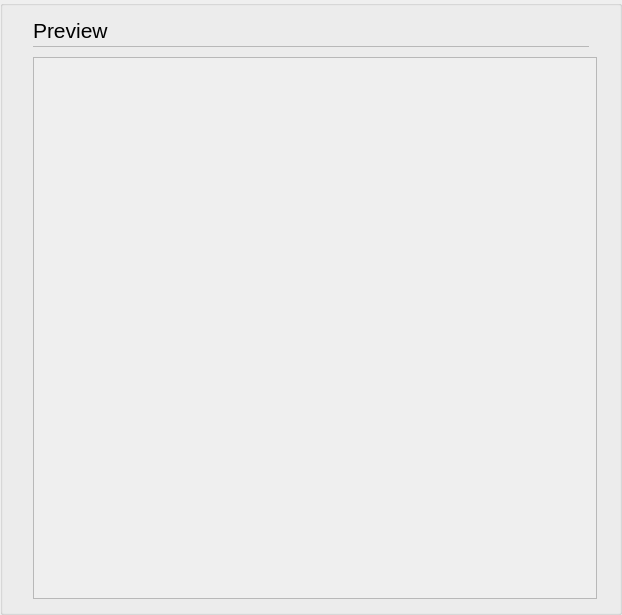
<?xml version="1.0" encoding="UTF-8"?>
<ui version="4.0">
 <class>C_SyvUpProgressLog</class>
 <widget class="QWidget" name="C_SyvUpProgressLog">
  <property name="geometry">
   <rect>
    <x>0</x>
    <y>0</y>
    <width>622</width>
    <height>615</height>
   </rect>
  </property>
  <property name="windowTitle">
   <string>Form</string>
  </property>
  <layout class="QVBoxLayout" name="verticalLayout">
   <property name="leftMargin">
    <number>0</number>
   </property>
   <property name="topMargin">
    <number>0</number>
   </property>
   <property name="rightMargin">
    <number>0</number>
   </property>
   <property name="bottomMargin">
    <number>0</number>
   </property>
   <item>
    <widget class="stw_opensyde_gui_elements::C_OgeGbx" name="pc_GroupBoxGeneral_2">
     <property name="title">
      <string/>
     </property>
     <layout class="QHBoxLayout" name="horizontalLayout_4">
      <property name="leftMargin">
       <number>30</number>
      </property>
      <property name="rightMargin">
       <number>22</number>
      </property>
      <property name="bottomMargin">
       <number>13</number>
      </property>
      <item>
       <layout class="QVBoxLayout" name="verticalLayout_3" stretch="0,0,0,1">
        <property name="spacing">
         <number>0</number>
        </property>
        <property name="sizeConstraint">
         <enum>QLayout::SetMinimumSize</enum>
        </property>
        <item>
         <layout class="QHBoxLayout" name="horizontalLayout_5" stretch="0,1">
          <property name="spacing">
           <number>6</number>
          </property>
          <item>
           <widget class="stw_opensyde_gui_elements::C_OgeLabHeadingGroupBold" name="pc_LabelPreview">
            <property name="minimumSize">
             <size>
              <width>0</width>
              <height>30</height>
             </size>
            </property>
            <property name="maximumSize">
             <size>
              <width>16777215</width>
              <height>30</height>
             </size>
            </property>
            <property name="font">
             <font>
              <family>Segoe UI</family>
              <pointsize>16</pointsize>
             </font>
            </property>
            <property name="text">
             <string>Preview</string>
            </property>
           </widget>
          </item>
          <item>
           <spacer name="horizontalSpacer_7">
            <property name="orientation">
             <enum>Qt::Horizontal</enum>
            </property>
            <property name="sizeHint" stdset="0">
             <size>
              <width>40</width>
              <height>1</height>
             </size>
            </property>
           </spacer>
          </item>
         </layout>
        </item>
        <item>
         <layout class="QHBoxLayout" name="horizontalLayout_18" stretch="1">
          <property name="spacing">
           <number>0</number>
          </property>
          <property name="topMargin">
           <number>1</number>
          </property>
          <property name="rightMargin">
           <number>8</number>
          </property>
          <property name="bottomMargin">
           <number>0</number>
          </property>
          <item>
           <widget class="stw_opensyde_gui_elements::C_OgeFrameSeparator" name="pc_Frame">
            <property name="minimumSize">
             <size>
              <width>0</width>
              <height>1</height>
             </size>
            </property>
            <property name="maximumSize">
             <size>
              <width>16777215</width>
              <height>1</height>
             </size>
            </property>
            <property name="frameShape">
             <enum>QFrame::StyledPanel</enum>
            </property>
            <property name="frameShadow">
             <enum>QFrame::Raised</enum>
            </property>
           </widget>
          </item>
         </layout>
        </item>
        <item>
         <spacer name="verticalSpacer_2">
          <property name="orientation">
           <enum>Qt::Vertical</enum>
          </property>
          <property name="sizeHint" stdset="0">
           <size>
            <width>10</width>
            <height>10</height>
           </size>
          </property>
         </spacer>
        </item>
        <item>
         <widget class="stw_opensyde_gui_elements::C_OgeTransparentScrollArea" name="pc_ScrollArea">
          <property name="widgetResizable">
           <bool>true</bool>
          </property>
          <widget class="stw_opensyde_gui_elements::C_OgeWiOnlyBackground" name="pc_ScrollAreaWidget">
           <property name="geometry">
            <rect>
             <x>0</x>
             <y>0</y>
             <width>564</width>
             <height>542</height>
            </rect>
           </property>
           <layout class="QVBoxLayout" name="verticalLayout_2">
            <property name="spacing">
             <number>0</number>
            </property>
            <property name="leftMargin">
             <number>0</number>
            </property>
            <property name="topMargin">
             <number>0</number>
            </property>
            <property name="rightMargin">
             <number>0</number>
            </property>
            <item>
             <layout class="QVBoxLayout" name="pc_VerticalLayoutDynamic">
              <item>
               <spacer name="verticalSpacer">
                <property name="orientation">
                 <enum>Qt::Vertical</enum>
                </property>
                <property name="sizeHint" stdset="0">
                 <size>
                  <width>20</width>
                  <height>6</height>
                 </size>
                </property>
               </spacer>
              </item>
             </layout>
            </item>
           </layout>
          </widget>
         </widget>
        </item>
       </layout>
      </item>
     </layout>
    </widget>
   </item>
  </layout>
 </widget>
 <customwidgets>
  <customwidget>
   <class>stw_opensyde_gui_elements::C_OgeFrameSeparator</class>
   <extends>QFrame</extends>
   <header>C_OgeFrameSeparator.h</header>
   <container>1</container>
  </customwidget>
  <customwidget>
   <class>stw_opensyde_gui_elements::C_OgeWiOnlyBackground</class>
   <extends>QWidget</extends>
   <header>C_OgeWiOnlyBackground.h</header>
   <container>1</container>
  </customwidget>
  <customwidget>
   <class>stw_opensyde_gui_elements::C_OgeTransparentScrollArea</class>
   <extends>QScrollArea</extends>
   <header>C_OgeTransparentScrollArea.h</header>
   <container>1</container>
  </customwidget>
  <customwidget>
   <class>stw_opensyde_gui_elements::C_OgeLabHeadingGroupBold</class>
   <extends>QLabel</extends>
   <header>C_OgeLabHeadingGroupBold.h</header>
  </customwidget>
  <customwidget>
   <class>stw_opensyde_gui_elements::C_OgeGbx</class>
   <extends>QGroupBox</extends>
   <header>C_OgeGbx.h</header>
   <container>1</container>
  </customwidget>
 </customwidgets>
 <resources/>
 <connections/>
</ui>
